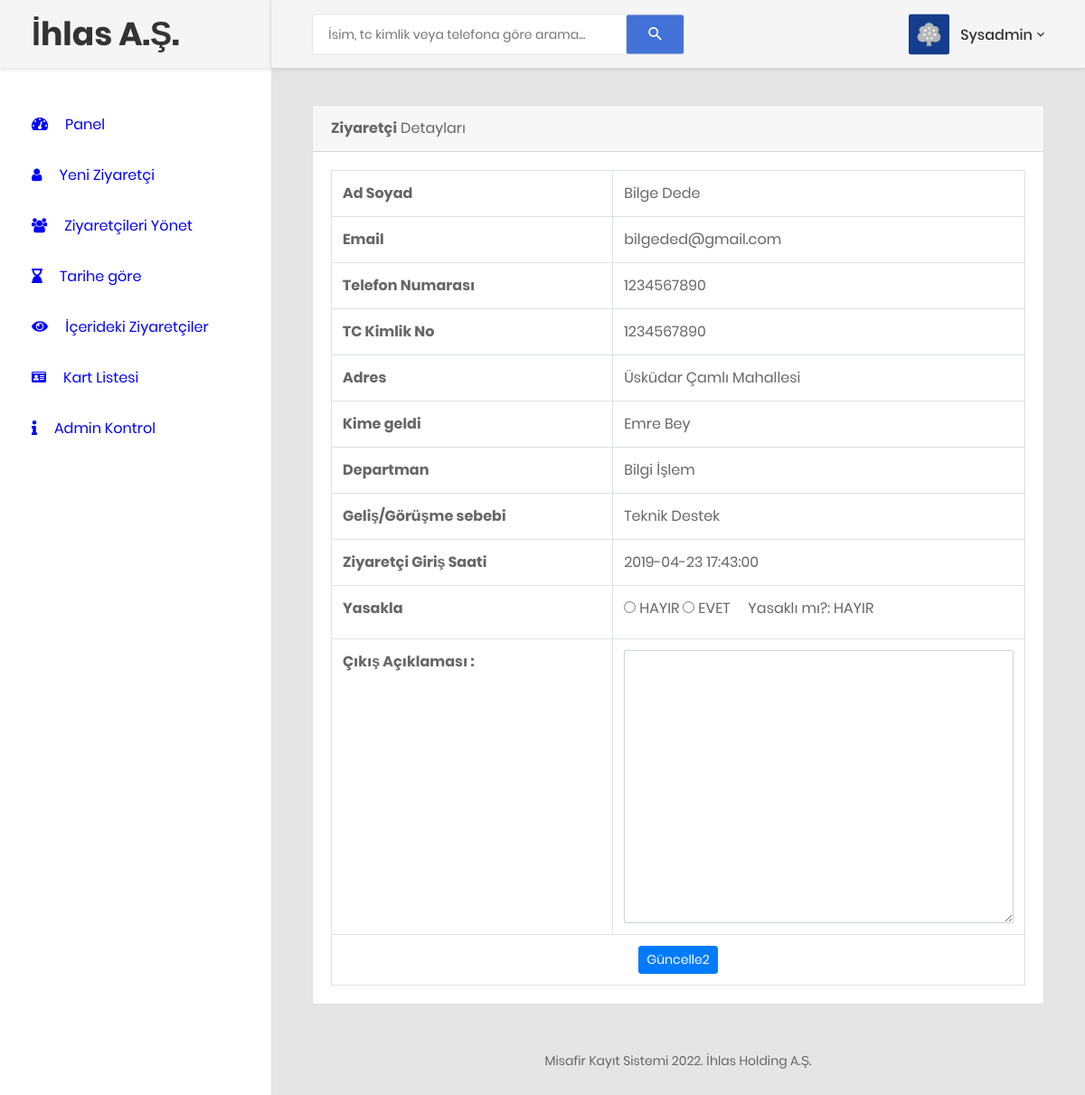
The app's page /visitor-detail.php?editid=13 (signed in) with its own data.
### tables this page shows
CREATE TABLE `tblvisitor` (
  `ID` int(5) NOT NULL,
  `FullName` varchar(120) DEFAULT NULL,
  `Kart` char(4) DEFAULT NULL,
  `Email` varchar(120) DEFAULT NULL,
  `MobileNumber` bigint(11) DEFAULT NULL,
  `TcKimlik` char(11) NOT NULL,
  `Address` varchar(250) DEFAULT NULL,
  `WhomtoMeet` varchar(120) DEFAULT NULL,
  `Deptartment` varchar(120) DEFAULT NULL,
  `ReasontoMeet` varchar(120) DEFAULT NULL,
  `EnterDate` timestamp NULL DEFAULT current_timestamp(),
  `remark` varchar(255) DEFAULT NULL,
  `outtime` timestamp NULL DEFAULT NULL ON UPDATE current_timestamp(),
  `Ban` char(6) DEFAULT NULL
);

### visitor-detail.php (the view, shortened to what this page needs)
<?php
include('includes/dbconnection.php');
if (strlen($_SESSION['cvmsaid']==0)) {
  header('location:logout.php');
  } else{
?>
<!DOCTYPE html>
<html lang="tr">
<head>
    <link href="css/font-face.css" rel="stylesheet" media="all">
    <link href="vendor/font-awesome-5/css/fontawesome-all.min.css" rel="stylesheet" media="all">
    <link href="vendor/font-awesome-4.7/css/font-awesome.min.css" rel="stylesheet" media="all">
    <link href="vendor/mdi-font/css/material-design-iconic-font.min.css" rel="stylesheet" media="all">
    <link href="vendor/bootstrap-4.1/bootstrap.min.css" rel="stylesheet" media="all">
    <link href="vendor/animsition/animsition.min.css" rel="stylesheet" media="all">
    <link href="vendor/bootstrap-progressbar/bootstrap-progressbar-3.3.4.min.css" rel="stylesheet" media="all">
    <link href="vendor/wow/animate.css" rel="stylesheet" media="all">
    <link href="vendor/css-hamburgers/hamburgers.min.css" rel="stylesheet" media="all">
    <link href="vendor/slick/slick.css" rel="stylesheet" media="all">
    <link href="vendor/select2/select2.min.css" rel="stylesheet" media="all">
    <link href="vendor/perfect-scrollbar/perfect-scrollbar.css" rel="stylesheet" media="all">
    <link href="css/theme.css" rel="stylesheet" media="all">
</head>
<body class="animsition">
    <div class="page-wrapper">
        <?php include_once('includes/sidebar.php');?>
        <div class="page-container">
            <?php include_once('includes/header.php');?>
            <div class="main-content">
                <div class="section__content section__content--p30">
                    <div class="container-fluid">
                        <div class="row">
                            <div class="col-lg-12">
                                <div class="card">
                                    <div class="card-header">
                                        <strong>Ziyaretçi</strong>  Detayları
                                    </div>
                                    <div class="card-body card-block">
  <?php
 $eid=$_GET['editid'];
$ret=mysqli_query($con,"select * from  tblvisitor where ID='$eid'");
while ($row=mysqli_fetch_array($ret)) {
?><table border="1" class="table table-bordered mg-b-0">
                                            <tr>
    <th>Ad Soyad</th>
    <td><?php  echo $row['FullName'];?></td>
  </tr>
   <tr>
    <th>Email</th>
    <td><?php  echo $row['Email'];?></td>
  </tr>
  <tr>
    <th>Telefon Numarası</th>
    <td><?php  echo $row['MobileNumber'];?></td>
  </tr>
  <tr>
    <th>TC Kimlik No</th>
    <td><?php  echo $row['TcKimlik'];?></td>
  </tr>
  <tr>
    <th>Adres</th>
    <td><?php  echo $row['Address'];?></td>
  </tr>
  <tr>
    <th>Kime geldi</th>
    <td><?php  echo $row['WhomtoMeet'];?></td>
  </tr>
  <tr>
    <th>Departman</th>
    <td><?php  echo $row['Deptartment'];?></td>
  </tr>
  <tr>
    <th>Geliş/Görüşme sebebi</th>
    <td><?php  echo $row['ReasontoMeet'];?></td>
  </tr>
  <tr>
    <th>Ziyaretçi Giriş Saati</th>
    <td><?php  echo $row['EnterDate'];?></td>
  </tr>
<?php if($row['remark']==""){ ?>
    <form method="post">
		<tr>
			<th>Yasakla</th>
			<td>
					<input type="radio" name="ban" value="HAYIR">
					<label>HAYIR </label>
					<input type="radio" name="ban" value="EVET">
					<label>EVET</label>
					&nbsp;&nbsp;&nbsp;&nbsp;Yasaklı mı?: <?php  echo $row['Ban']; ?>
				</td>
		</tr>
         <tr>
    <th>Çıkış Açıklaması :</th>
    <td>
    <textarea name="remark" placeholder="" rows="12" cols="14" class="form-control wd-450" required="true"></textarea></td>
  </tr>
 <tr align="center">
    <td colspan="2"><button type="submit" name="submit2" class="btn btn-primary btn-sm">Güncelle2</button></td>
  </tr>
               </form>
<?php } ?>
</table>
                                    </div>
                                </div>
                        </div>
                            </div>
<?php include_once('includes/footer.php');?>
                </div>
                </div>
            </div>
        </div>
</body>
</html>
<?php }  ?>
<?php }  ?>

### includes/header.php (shortened to what this page needs)
<header class="header-desktop">
                <div class="section__content section__content--p30">
                    <div class="container-fluid">
                        <div class="header-wrap">
                            <form class="form-header" name="search" action="search-visitor.php" method="post">
                                <input class="au-input au-input--xl" type="text" name="searchdata" id="searchdata" placeholder="İsim, tc kimlik veya telefona göre arama..." />
                                <button class="au-btn--submit" type="submit" name="search">
                                    <i class="zmdi zmdi-search"></i>
                                </button>
                            </form>
                            <div class="header-button">
                                 <?php
$adminid=$_SESSION['cvmsaid'];
$ret=mysqli_query($con,"select AdminName from tbladmin where ID='$adminid'");
$row=mysqli_fetch_array($ret);
$name=$row['AdminName'];
?>
                                <div class="account-wrap">
                                    <div class="account-item clearfix js-item-menu">
                                        <div class="image">
                                            <img src="images/icon/avatar-01.jpg" alt="Deneme Görsel" />
                                        </div>
                                        <div class="content">
                                            <a class="js-acc-btn" href="#"><?php echo $name; ?></a>
                                        </div>
                                    </div>
                                </div>
                            </div>
                        </div>
                    </div>
                </div>
            </header>

### includes/footer.php
<div class="row">
                            <div class="col-md-12">
                                <div class="copyright">
                                    <p>Misafir Kayıt Sistemi 2022. İhlas Holding A.Ş.</p>
                                </div>
                            </div>
                        </div>

### records on screen
tblvisitor: FullName "Bilge Dede", Email "bilgeded@gmail.com", MobileNumber "1234567890", TcKimlik "1234567890", Address "Üsküdar Çamlı Mahallesi", WhomtoMeet "Emre Bey", Deptartment "Bilgi İşlem", ReasontoMeet "Teknik Destek", EnterDate "2019-04-23 17:43:00", Ban "HAYIR"

### other values on screen
$name "Sysadmin"
